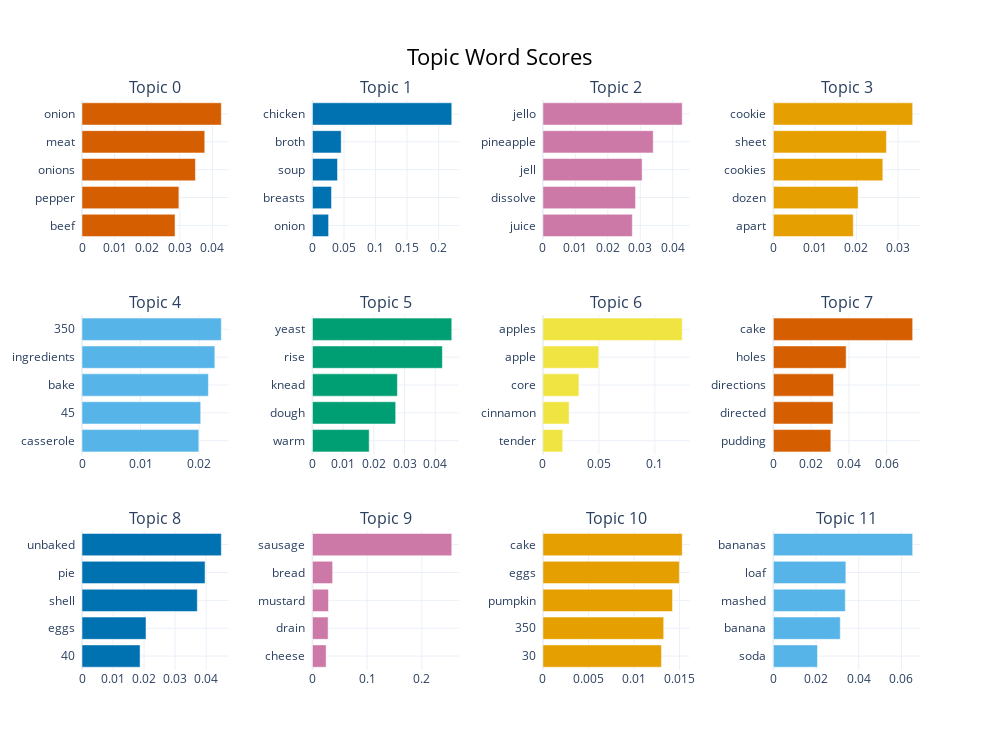

The notebook cell saved with this chart:
### Code cell
model.visualize_barchart(top_n_topics=12)

### Figure 1 — Plotly figure (JSON) as saved in the notebook; plotly's stock layout.template omitted (floating-point values rounded to 4 significant figures)
{"data": [{"marker": {"color": "#D55E00"}, "orientation": "h", "type": "bar", "x": [0.02854, 0.02972, 0.03478, 0.03765, 0.04273], "xaxis": "x", "y": ["beef  ", "pepper  ", "onions  ", "meat  ", "onion  "], "yaxis": "y"}, {"marker": {"color": "#0072B2"}, "orientation": "h", "type": "bar", "x": [0.0256, 0.03019, 0.03977, 0.04557, 0.2209], "xaxis": "x2", "y": ["onion  ", "breasts  ", "soup  ", "broth  ", "chicken  "], "yaxis": "y2"}, {"marker": {"color": "#CC79A7"}, "orientation": "h", "type": "bar", "x": [0.02755, 0.02855, 0.03057, 0.03398, 0.04292], "xaxis": "x3", "y": ["juice  ", "dissolve  ", "jell  ", "pineapple  ", "jello  "], "yaxis": "y3"}, {"marker": {"color": "#E69F00"}, "orientation": "h", "type": "bar", "x": [0.01924, 0.0204, 0.02635, 0.02721, 0.03353], "xaxis": "x4", "y": ["apart  ", "dozen  ", "cookies  ", "sheet  ", "cookie  "], "yaxis": "y4"}, {"marker": {"color": "#56B4E9"}, "orientation": "h", "type": "bar", "x": [0.01995, 0.02027, 0.02158, 0.02268, 0.02379], "xaxis": "x5", "y": ["casserole  ", "45  ", "bake  ", "ingredients  ", "350  "], "yaxis": "y5"}, {"marker": {"color": "#009E73"}, "orientation": "h", "type": "bar", "x": [0.01849, 0.02712, 0.02768, 0.04233, 0.0454], "xaxis": "x6", "y": ["warm  ", "dough  ", "knead  ", "rise  ", "yeast  "], "yaxis": "y6"}, {"marker": {"color": "#F0E442"}, "orientation": "h", "type": "bar", "x": [0.01768, 0.02342, 0.03218, 0.04987, 0.1244], "xaxis": "x7", "y": ["tender  ", "cinnamon  ", "core  ", "apple  ", "apples  "], "yaxis": "y7"}, {"marker": {"color": "#D55E00"}, "orientation": "h", "type": "bar", "x": [0.03044, 0.03159, 0.03189, 0.03853, 0.07378], "xaxis": "x8", "y": ["pudding  ", "directed  ", "directions  ", "holes  ", "cake  "], "yaxis": "y8"}, {"marker": {"color": "#0072B2"}, "orientation": "h", "type": "bar", "x": [0.01871, 0.02062, 0.03715, 0.03965, 0.04489], "xaxis": "x9", "y": ["40  ", "eggs  ", "shell  ", "pie  ", "unbaked  "], "yaxis": "y9"}, {"marker": {"color": "#CC79A7"}, "orientation": "h", "type": "bar", "x": [0.02497, 0.0286, 0.02934, 0.0369, 0.2547], "xaxis": "x10", "y": ["cheese  ", "drain  ", "mustard  ", "bread  ", "sausage  "], "yaxis": "y10"}, {"marker": {"color": "#E69F00"}, "orientation": "h", "type": "bar", "x": [0.01301, 0.01326, 0.01423, 0.01498, 0.01529], "xaxis": "x11", "y": ["30  ", "350  ", "pumpkin  ", "eggs  ", "cake  "], "yaxis": "y11"}, {"marker": {"color": "#56B4E9"}, "orientation": "h", "type": "bar", "x": [0.02068, 0.03134, 0.0337, 0.03395, 0.06524], "xaxis": "x12", "y": ["soda  ", "banana  ", "mashed  ", "loaf  ", "bananas  "], "yaxis": "y12"}], "layout": {"annotations": [{"font": {"size": 16}, "showarrow": false, "text": "Topic 0", "x": 0.0875, "xanchor": "center", "xref": "paper", "y": 1, "yanchor": "bottom", "yref": "paper"}, {"font": {"size": 16}, "showarrow": false, "text": "Topic 1", "x": 0.3625, "xanchor": "center", "xref": "paper", "y": 1, "yanchor": "bottom", "yref": "paper"}, {"font": {"size": 16}, "showarrow": false, "text": "Topic 2", "x": 0.6375, "xanchor": "center", "xref": "paper", "y": 1, "yanchor": "bottom", "yref": "paper"}, {"font": {"size": 16}, "showarrow": false, "text": "Topic 3", "x": 0.9125, "xanchor": "center", "xref": "paper", "y": 1, "yanchor": "bottom", "yref": "paper"}, {"font": {"size": 16}, "showarrow": false, "text": "Topic 4", "x": 0.0875, "xanchor": "center", "xref": "paper", "y": 0.6222, "yanchor": "bottom", "yref": "paper"}, {"font": {"size": 16}, "showarrow": false, "text": "Topic 5", "x": 0.3625, "xanchor": "center", "xref": "paper", "y": 0.6222, "yanchor": "bottom", "yref": "paper"}, {"font": {"size": 16}, "showarrow": false, "text": "Topic 6", "x": 0.6375, "xanchor": "center", "xref": "paper", "y": 0.6222, "yanchor": "bottom", "yref": "paper"}, {"font": {"size": 16}, "showarrow": false, "text": "Topic 7", "x": 0.9125, "xanchor": "center", "xref": "paper", "y": 0.6222, "yanchor": "bottom", "yref": "paper"}, {"font": {"size": 16}, "showarrow": false, "text": "Topic 8", "x": 0.0875, "xanchor": "center", "xref": "paper", "y": 0.2444, "yanchor": "bottom", "yref": "paper"}, {"font": {"size": 16}, "showarrow": false, "text": "Topic 9", "x": 0.3625, "xanchor": "center", "xref": "paper", "y": 0.2444, "yanchor": "bottom", "yref": "paper"}, {"font": {"size": 16}, "showarrow": false, "text": "Topic 10", "x": 0.6375, "xanchor": "center", "xref": "paper", "y": 0.2444, "yanchor": "bottom", "yref": "paper"}, {"font": {"size": 16}, "showarrow": false, "text": "Topic 11", "x": 0.9125, "xanchor": "center", "xref": "paper", "y": 0.2444, "yanchor": "bottom", "yref": "paper"}], "height": 750, "hoverlabel": {"bgcolor": "white", "font": {"family": "Rockwell", "size": 16}}, "showlegend": false, "title": {"font": {"color": "Black", "size": 22}, "text": "Topic Word Scores", "x": 0.5, "xanchor": "center", "yanchor": "top"}, "width": 1000, "xaxis": {"anchor": "y", "domain": [0, 0.175], "showgrid": true}, "xaxis10": {"anchor": "y10", "domain": [0.275, 0.45], "showgrid": true}, "xaxis11": {"anchor": "y11", "domain": [0.55, 0.725], "showgrid": true}, "xaxis12": {"anchor": "y12", "domain": [0.825, 1], "showgrid": true}, "xaxis2": {"anchor": "y2", "domain": [0.275, 0.45], "showgrid": true}, "xaxis3": {"anchor": "y3", "domain": [0.55, 0.725], "showgrid": true}, "xaxis4": {"anchor": "y4", "domain": [0.825, 1], "showgrid": true}, "xaxis5": {"anchor": "y5", "domain": [0, 0.175], "showgrid": true}, "xaxis6": {"anchor": "y6", "domain": [0.275, 0.45], "showgrid": true}, "xaxis7": {"anchor": "y7", "domain": [0.55, 0.725], "showgrid": true}, "xaxis8": {"anchor": "y8", "domain": [0.825, 1], "showgrid": true}, "xaxis9": {"anchor": "y9", "domain": [0, 0.175], "showgrid": true}, "yaxis": {"anchor": "x", "domain": [0.7556, 1], "showgrid": true}, "yaxis10": {"anchor": "x10", "domain": [0, 0.2444], "showgrid": true}, "yaxis11": {"anchor": "x11", "domain": [0, 0.2444], "showgrid": true}, "yaxis12": {"anchor": "x12", "domain": [0, 0.2444], "showgrid": true}, "yaxis2": {"anchor": "x2", "domain": [0.7556, 1], "showgrid": true}, "yaxis3": {"anchor": "x3", "domain": [0.7556, 1], "showgrid": true}, "yaxis4": {"anchor": "x4", "domain": [0.7556, 1], "showgrid": true}, "yaxis5": {"anchor": "x5", "domain": [0.3778, 0.6222], "showgrid": true}, "yaxis6": {"anchor": "x6", "domain": [0.3778, 0.6222], "showgrid": true}, "yaxis7": {"anchor": "x7", "domain": [0.3778, 0.6222], "showgrid": true}, "yaxis8": {"anchor": "x8", "domain": [0.3778, 0.6222], "showgrid": true}, "yaxis9": {"anchor": "x9", "domain": [0, 0.2444], "showgrid": true}}}
